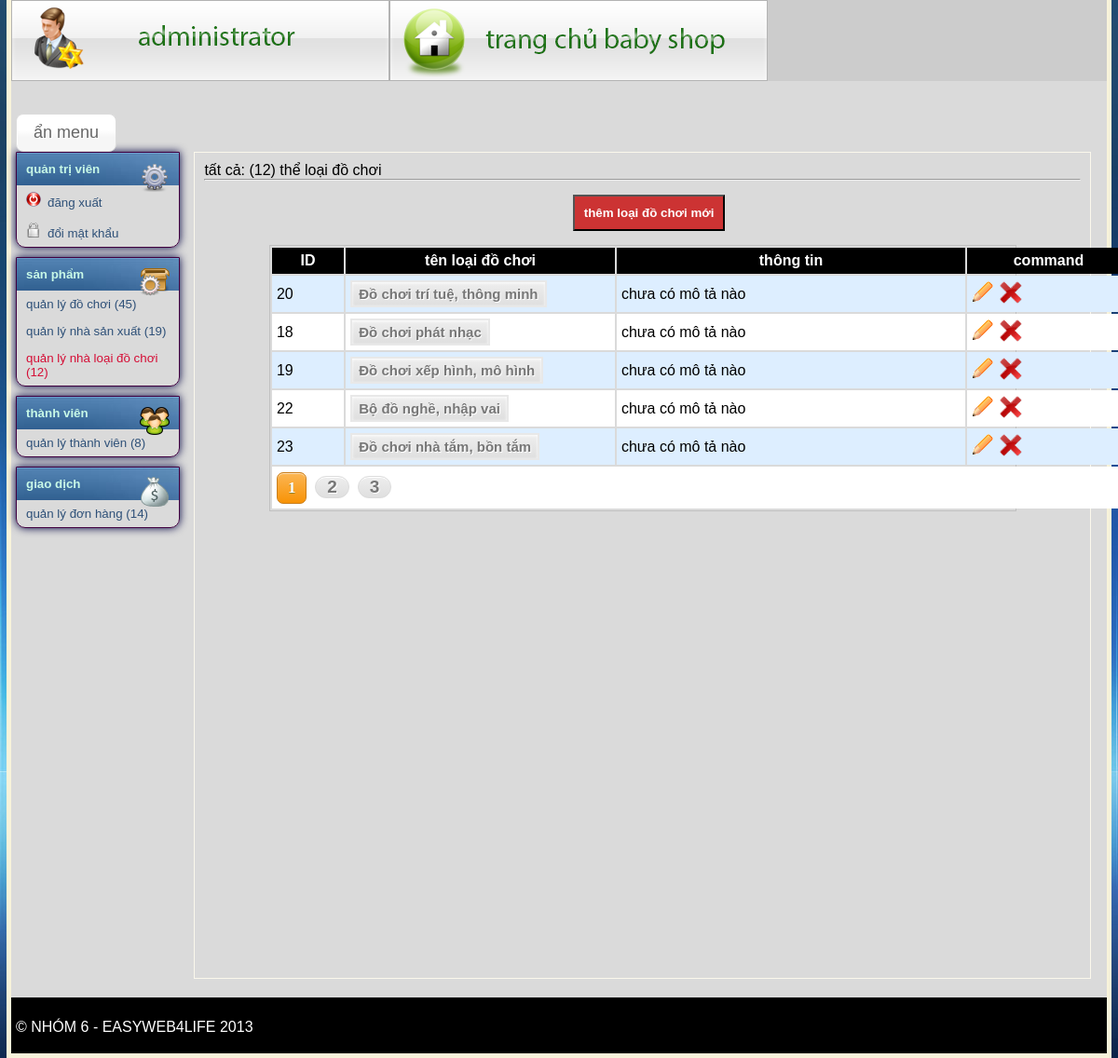
Screenshot of /BabyShop/admin/administrator.php?page=loaidochoi (signed in) with the database file from the repository.
### tables this page shows
CREATE TABLE `loaidochoi` (
  `ID` int(10) NOT NULL AUTO_INCREMENT,
  `TenLoaiDoChoi` varchar(50) NOT NULL,
  `ThongTin` text,
  `NgayThem` datetime DEFAULT NULL,
  PRIMARY KEY (`ID`),
  UNIQUE KEY `pk_loaidochoi` (`ID`)
);

### BabyShop/DataProvider.php (called while the page is built, shortened)
<?php
	class DataProvider
	{
		public static function execQuery($sqlstr)
		{
            $conn = mysql_connect(HOST,USER,PASS) or die("error: ".mysql_error());
            $result = mysql_query($sqlstr,$conn);
            return $result;
		}
         public static function Tra_Ve_So_Dong_Truy_Van($sqlstr){
             $result=DataProvider::execQuery($sqlstr);
             return mysql_num_rows($result);
        }
        public static function So_Luong_Loai_Do_Choi_Trong_CSDL(){
             return DataProvider::Tra_Ve_So_Dong_Truy_Van("select ID from loaidochoi");
        }
	}
?>

### BabyShop/admin/page/loaidochoi.php (the view, shortened to what this page needs)
<div style="position:relative;">
  <?php
  $tong_san_pham=DataProvider::So_Luong_Loai_Do_Choi_Trong_CSDL();
  echo '<div>tất cả: ('.$tong_san_pham.') thể loại đồ chơi</div>';
   ?>
  <hr />
  <div style="wposition: relative; width:150px; padding:15px;  margin:0px auto;">
    	 <a href="administrator.php?page=loaidochoi&do=them"> <input class="chucnang" type="submit" name="buttonThemAnHien" id="buttonThemAnHien" value="thêm loại đồ chơi mới"/></a>
    </div>
<?php
    	$rowsPerPage=5;
		$curPage=1;
		$offset=($curPage-1)*$rowsPerPage;
        require_once("../DataProvider.php");
        $sqlstr="select * from loaidochoi order by ngaythem DESC limit $offset,$rowsPerPage";
		$number_of_rows=$tong_san_pham;
		$numbers_of_pages=ceil($number_of_rows/$rowsPerPage);
        if($tong_san_pham>0)
        {
            $result=DataProvider::execQuery($sqlstr);
            ?>
 <div style="width:85%;border:1px silver solid; margin:0px auto;">
            <table width="925" class="bangdulieu">
               <thead>
                <tr>
                    <th width="32">ID</th>
                    <th width="136">tên loại đồ chơi</th>
                    <th width="178">thông tin</th>
                    <th width="80">command</th>
                </tr>
             </thead>
            <?php
            while($row=mysql_fetch_array($result))
            {
            ?>
                <tr>
                    <td><?php echo$row['ID']; ?></td>
                    <td><span class="button2"><?php echo $row['TenLoaiDoChoi']; ?></span></td>
                    <td><div style="max-height:100px; max-width:150px;overflow: auto;"><?php echo $row['ThongTin']; ?></div></td>
                    <td>
                    <a href="administrator.php?page=loaidochoi&do=sua&id=<?php echo $row['ID']; ?>" title="sửa loại đồ chơi này" ><img src="../skin/img/edit.gif" />
                    <a href="administrator.php?page=loaidochoi&do=xoa&id=<?php echo $row['ID']; ?>" title="xoá loại đồ chơi này" onclick="return confirm('bạn có chắc muốn xoá');"><img src="../skin/img/xdelete.png" /></a>
                 	 </td>
                </tr>
            <?php
            }
			?>
			<tr><td colspan=12>
        <?php
				for($page=1; $page<=$numbers_of_pages;$page++)
				{
					if($page==$curPage)
					{
						echo "<strong class='button3'>$page</strong>&nbsp;&nbsp;";
					}
					else echo "<a class='button4' href='administrator.php?page=loaidochoi&ppage=$page'>$page</a>&nbsp;&nbsp;";
				}
    ?>
          </td>
      </tr>
    </table>
<?php
     }
?>
 </div>
   </div>

### BabyShop/skin/css/admin.css (style rules this page uses)
* { margin:0px; padding:0px; text-decoration:none; font-family:arial; }
body { background:url("../../skin/img/background.jpg") bottom fixed; }
.bangdulieu td { padding:5px; }
.bangdulieu tr:nth-child(odd) { background-color: #def; }
.bangdulieu tr:nth-child(even) { background-color: #fff; }
th { background-color:black; color:white; padding:5px 3px; }
.chucnang { padding:10px; min-width:120px; background:#CC3333; cursor:pointer; color:white; font-weight:bold; }

### BabyShop/skin/css/button.css (style rules this page uses)
.button2 { -moz-box-shadow:inset 0px 1px 3px 0px #ffffff; -webkit-box-shadow:inset 0px 1px 3px 0px #ffffff; box-shadow:inset 0px 1px 3px 0px #ffffff; background:-webkit-gradient( linear, left top, left bottom, color-stop(0.05, #ededed), color-stop(1, #dfdfdf) ); background:-moz-linear-gradient( center top, #ededed 5%, #dfdfdf 100% ); filter:progid:DXImageTransform.Microsoft.gradient(startColorstr='#ededed', endColorstr='#dfdfdf'); background-color:#ededed; border:2px solid #e8e8e8; display:inline-block; color:#777777; font-family:arial; font-size:15px; font-weight:bold; padding:4px 7px; text-decoration:none; text-shadow:1px 1px 0px #ffffff; }
.button3 { -moz-box-shadow:inset 0px 1px 0px 0px #ffe0b5; -webkit-box-shadow:inset 0px 1px 0px 0px #ffe0b5; box-shadow:inset 0px 1px 0px 0px #ffe0b5; background:-webkit-gradient(linear, left top, left bottom, color-stop(0.05, #fbb450), color-stop(1, #f89306)); background:-moz-linear-gradient(top, #fbb450 5%, #f89306 100%); background:-webkit-linear-gradient(top, #fbb450 5%, #f89306 100%); background:-o-linear-gradient(top, #fbb450 5%, #f89306 100%); background:-ms-linear-gradient(top, #fbb450 5%, #f89306 100%); background:linear-gradient(to bottom, #fbb450 5%, #f89306 100%); filter:progid:DXImageTransform.Microsoft.gradient(startColorstr='#fbb450', endColorstr='#f89306',GradientType=0); background-color:#fbb450; -moz-border-radius:7px; -webkit-border-radius:7px; border-radius:7px; border:1px solid #c97e1c; display:inline-block; color:#ffffff; font-family:Trebuchet MS; font-size:17px; font-weight:bold; padding:6px 11px; text-decoration:none; text-shadow:0px 1px 0px #8f7f24; }
.button4 { margin:5px 0px; -moz-box-shadow:inset 0px 2px 0px -1px #ffffff; -webkit-box-shadow:inset 0px 2px 0px -1px #ffffff; box-shadow:inset 0px 2px 0px -1px #ffffff; background:-webkit-gradient( linear, left top, left bottom, color-stop(0.05, #ededed), color-stop(1, #dfdfdf) ); background:-moz-linear-gradient( center top, #ededed 5%, #dfdfdf 100% ); filter:progid:DXImageTransform.Microsoft.gradient(startColorstr='#ededed', endColorstr='#dfdfdf'); background-color:#ededed; -moz-border-radius:17px; -webkit-border-radius:17px; border-radius:17px; border:1px solid #dcdcdc; display:inline-block; color:#777777; font-family:arial; font-size:19px; font-weight:bold; padding:0px 12px; text-decoration:none; text-shadow:1px 1px 0px #ffffff; }

### rows the page displays
loaidochoi: ID "20", TenLoaiDoChoi "Đồ chơi trí tuệ, thông minh", ThongTin "chưa có mô tả nào"
loaidochoi: ID "18", TenLoaiDoChoi "Đồ chơi phát nhạc", ThongTin "chưa có mô tả nào"
loaidochoi: ID "19", TenLoaiDoChoi "Đồ chơi xếp hình, mô hình", ThongTin "chưa có mô tả nào"
loaidochoi: ID "22", TenLoaiDoChoi "Bộ đồ nghề, nhập vai", ThongTin "chưa có mô tả nào"
loaidochoi: ID "23", TenLoaiDoChoi "Đồ chơi nhà tắm, bồn tắm", ThongTin "chưa có mô tả nào"

### other values shown
DataProvider::So_Luong_Do_Choi_Trong_CSDL() "45"
DataProvider::So_Luong_Nha_San_Xuat_Trong_CSDL() "19"
DataProvider::So_Luong_Loai_Do_Choi_Trong_CSDL() "12"
DataProvider::So_Luong_Thanh_Vien_Trong_CSDL() "8"
DataProvider::So_Luong_Don_Hang_Trong_CSDL() "14"
$tong_san_pham "12"
